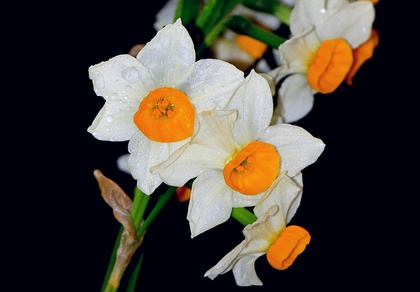
%> input picture Task2/123.jpg, 420 x 292 px, shrunk from 1200 x 835 before the run
$ octave task2_2.m   (GNU Octave 9; MATLAB toolbox functions it lacks are replaced by stand-ins)
%> lines starting %> are read from the running program, lines starting %| are printed output that depends on the picture
img = imread('123.jpg');
%> img is the input picture: size 292x420x3 uint8; mean R, G, B 72.1, 65.2, 59
img = rgb2gray(img);
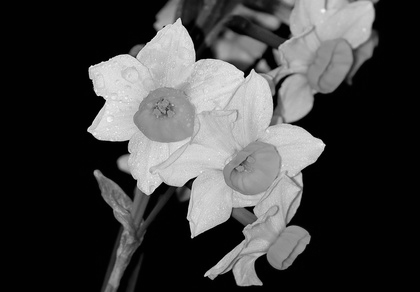
%> img: size 292x420 uint8; min 0, max 251, mean 66.4
[m,n]=size(img);
%> m = 292; n = 420
g_out = zeros(m,n);

level = 8;
thresh = zeros(1,level);
num = zeros(1,level);
prop = zeros(1,level);
for i = 1:level
    thresh(i) = 255 * (i-1) / (level-1);
end
for i = 1:m
    for j = 1:n
        for k = 1:(level-1)
            if img(i,j) > thresh(k) && img(i,j) < thresh(k + 1)
                num(k) = num(k) + 1;
            end
        end
    end
end
%> after the loop, num = [73255 3365 3785 8361 11780 20828 1181 0]

for k = 1:level
    sum = 0;
    for i = 1:k
       sum = sum + num(i);
    end
    prop(k) = sum/(m*n) ;
end
%> after the loop, prop = [0.597 0.625 0.656 0.724 0.82 0.99 0.999 0.999]
for i = 1:m
    for j = 1:n
        for k = 1:(level-1)
            if img(i,j) > thresh(k) && img(i,j) < thresh(k + 1)
                g_out(i,j) = img(i,j) * prop(k);
            end
        end
    end
end
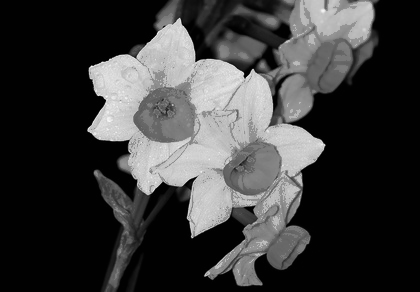
%> g_out: size 292x420 double; min 0, max 251, mean 58.9
figure(1)
subplot(2,2,1),imshow(img),title('IN')
subplot(2,2,2),imshow(uint8(g_out)),title('OUT')
